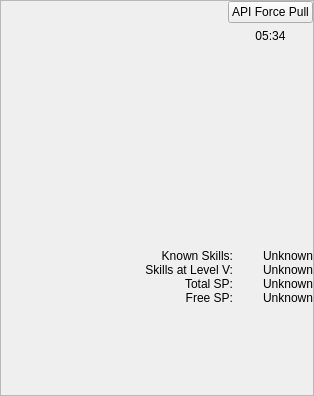
                            <widget class="QFrame" name="frame_2">
                                <property name="minimumSize">
                                    <size>
                                        <width>314</width>
                                        <height>0</height>
                                    </size>
                                </property>
                                <property name="maximumSize">
                                    <size>
                                        <width>314</width>
                                        <height>16777215</height>
                                    </size>
                                </property>
                                <property name="frameShape">
                                    <enum>QFrame::StyledPanel</enum>
                                </property>
                                <property name="frameShadow">
                                    <enum>QFrame::Raised</enum>
                                </property>
                                <layout class="QGridLayout" name="gridLayout_2">
                                    <property name="leftMargin">
                                        <number>0</number>
                                    </property>
                                    <property name="topMargin">
                                        <number>0</number>
                                    </property>
                                    <property name="rightMargin">
                                        <number>0</number>
                                    </property>
                                    <property name="bottomMargin">
                                        <number>90</number>
                                    </property>
                                    <item row="0" column="0">
                                        <spacer name="horizontalSpacer">
                                            <property name="orientation">
                                                <enum>Qt::Horizontal</enum>
                                            </property>
                                            <property name="sizeHint" stdset="0">
                                                <size>
                                                    <width>226</width>
                                                    <height>20</height>
                                                </size>
                                            </property>
                                        </spacer>
                                    </item>
                                    <item row="0" column="1">
                                        <layout class="QVBoxLayout" name="verticalLayout_3">
                                            <item>
                                                <widget class="QPushButton" name="pushButton">
                                                    <property name="text">
                                                        <string>API Force Pull</string>
                                                    </property>
                                                </widget>
                                            </item>
                                            <item>
                                                <widget class="QLabel" name="text_api_nextupdate_countdown">
                                                    <property name="font">
                                                        <font>
                                                            <pointsize>9</pointsize>
                                                        </font>
                                                    </property>
                                                    <property name="text">
                                                        <string>05:34</string>
                                                    </property>
                                                    <property name="alignment">
                                                        <set>Qt::AlignCenter</set>
                                                    </property>
                                                </widget>
                                            </item>
                                        </layout>
                                    </item>
                                    <item row="1" column="1">
                                        <spacer name="verticalSpacer_2">
                                            <property name="orientation">
                                                <enum>Qt::Vertical</enum>
                                            </property>
                                            <property name="sizeHint" stdset="0">
                                                <size>
                                                    <width>20</width>
                                                    <height>200</height>
                                                </size>
                                            </property>
                                        </spacer>
                                    </item>
                                    <item row="2" column="0" colspan="2">
                                        <layout class="QVBoxLayout" name="verticalLayout_2">
                                            <property name="spacing">
                                                <number>0</number>
                                            </property>
                                            <item>
                                                <layout class="QHBoxLayout" name="horizontalLayout_4">
                                                    <item>
                                                        <widget class="QLabel" name="label_24">
                                                            <property name="minimumSize">
                                                                <size>
                                                                    <width>101</width>
                                                                    <height>0</height>
                                                                </size>
                                                            </property>
                                                            <property name="font">
                                                                <font>
                                                                    <pointsize>9</pointsize>
                                                                </font>
                                                            </property>
                                                            <property name="text">
                                                                <string>Known Skills:</string>
                                                            </property>
                                                            <property name="alignment">
                                                                <set>Qt::AlignRight|Qt::AlignTrailing|Qt::AlignVCenter
                                                                </set>
                                                            </property>
                                                        </widget>
                                                    </item>
                                                    <item>
                                                        <widget class="QLabel" name="text_known_skills">
                                                            <property name="maximumSize">
                                                                <size>
                                                                    <width>80</width>
                                                                    <height>16777215</height>
                                                                </size>
                                                            </property>
                                                            <property name="font">
                                                                <font>
                                                                    <pointsize>9</pointsize>
                                                                    <weight>50</weight>
                                                                    <bold>false</bold>
                                                                </font>
                                                            </property>
                                                            <property name="text">
                                                                <string>Unknown</string>
                                                            </property>
                                                            <property name="alignment">
                                                                <set>Qt::AlignRight|Qt::AlignTrailing|Qt::AlignVCenter
                                                                </set>
                                                            </property>
                                                        </widget>
                                                    </item>
                                                </layout>
                                            </item>
                                            <item>
                                                <layout class="QHBoxLayout" name="horizontalLayout_3">
                                                    <item>
                                                        <widget class="QLabel" name="label_23">
                                                            <property name="minimumSize">
                                                                <size>
                                                                    <width>101</width>
                                                                    <height>0</height>
                                                                </size>
                                                            </property>
                                                            <property name="font">
                                                                <font>
                                                                    <pointsize>9</pointsize>
                                                                </font>
                                                            </property>
                                                            <property name="text">
                                                                <string>Skills at Level V:</string>
                                                            </property>
                                                            <property name="alignment">
                                                                <set>Qt::AlignRight|Qt::AlignTrailing|Qt::AlignVCenter
                                                                </set>
                                                            </property>
                                                        </widget>
                                                    </item>
                                                    <item>
                                                        <widget class="QLabel" name="text_skills_at_level5">
                                                            <property name="maximumSize">
                                                                <size>
                                                                    <width>80</width>
                                                                    <height>16777215</height>
                                                                </size>
                                                            </property>
                                                            <property name="font">
                                                                <font>
                                                                    <pointsize>9</pointsize>
                                                                    <weight>50</weight>
                                                                    <bold>false</bold>
                                                                </font>
                                                            </property>
                                                            <property name="text">
                                                                <string>Unknown</string>
                                                            </property>
                                                            <property name="alignment">
                                                                <set>Qt::AlignRight|Qt::AlignTrailing|Qt::AlignVCenter
                                                                </set>
                                                            </property>
                                                        </widget>
                                                    </item>
                                                </layout>
                                            </item>
                                            <item>
                                                <layout class="QHBoxLayout" name="horizontalLayout_2">
                                                    <item>
                                                        <widget class="QLabel" name="label_22">
                                                            <property name="minimumSize">
                                                                <size>
                                                                    <width>101</width>
                                                                    <height>0</height>
                                                                </size>
                                                            </property>
                                                            <property name="font">
                                                                <font>
                                                                    <pointsize>9</pointsize>
                                                                </font>
                                                            </property>
                                                            <property name="text">
                                                                <string>Total SP:</string>
                                                            </property>
                                                            <property name="alignment">
                                                                <set>Qt::AlignRight|Qt::AlignTrailing|Qt::AlignVCenter
                                                                </set>
                                                            </property>
                                                        </widget>
                                                    </item>
                                                    <item>
                                                        <widget class="QLabel" name="text_total_sp">
                                                            <property name="maximumSize">
                                                                <size>
                                                                    <width>80</width>
                                                                    <height>16777215</height>
                                                                </size>
                                                            </property>
                                                            <property name="font">
                                                                <font>
                                                                    <pointsize>9</pointsize>
                                                                    <weight>50</weight>
                                                                    <bold>false</bold>
                                                                </font>
                                                            </property>
                                                            <property name="text">
                                                                <string>Unknown</string>
                                                            </property>
                                                            <property name="alignment">
                                                                <set>Qt::AlignRight|Qt::AlignTrailing|Qt::AlignVCenter
                                                                </set>
                                                            </property>
                                                        </widget>
                                                    </item>
                                                </layout>
                                            </item>
                                            <item>
                                                <layout class="QHBoxLayout" name="horizontalLayout_5">
                                                    <item>
                                                        <widget class="QLabel" name="label_25">
                                                            <property name="minimumSize">
                                                                <size>
                                                                    <width>101</width>
                                                                    <height>0</height>
                                                                </size>
                                                            </property>
                                                            <property name="font">
                                                                <font>
                                                                    <pointsize>9</pointsize>
                                                                </font>
                                                            </property>
                                                            <property name="text">
                                                                <string>Free SP:</string>
                                                            </property>
                                                            <property name="alignment">
                                                                <set>Qt::AlignRight|Qt::AlignTrailing|Qt::AlignVCenter
                                                                </set>
                                                            </property>
                                                        </widget>
                                                    </item>
                                                    <item>
                                                        <widget class="QLabel" name="text_freeSP">
                                                            <property name="maximumSize">
                                                                <size>
                                                                    <width>80</width>
                                                                    <height>16777215</height>
                                                                </size>
                                                            </property>
                                                            <property name="font">
                                                                <font>
                                                                    <pointsize>9</pointsize>
                                                                    <weight>50</weight>
                                                                    <bold>false</bold>
                                                                </font>
                                                            </property>
                                                            <property name="text">
                                                                <string>Unknown</string>
                                                            </property>
                                                            <property name="alignment">
                                                                <set>Qt::AlignRight|Qt::AlignTrailing|Qt::AlignVCenter
                                                                </set>
                                                            </property>
                                                        </widget>
                                                    </item>
                                                </layout>
                                            </item>
                                        </layout>
                                    </item>
                                </layout>
                            </widget>
